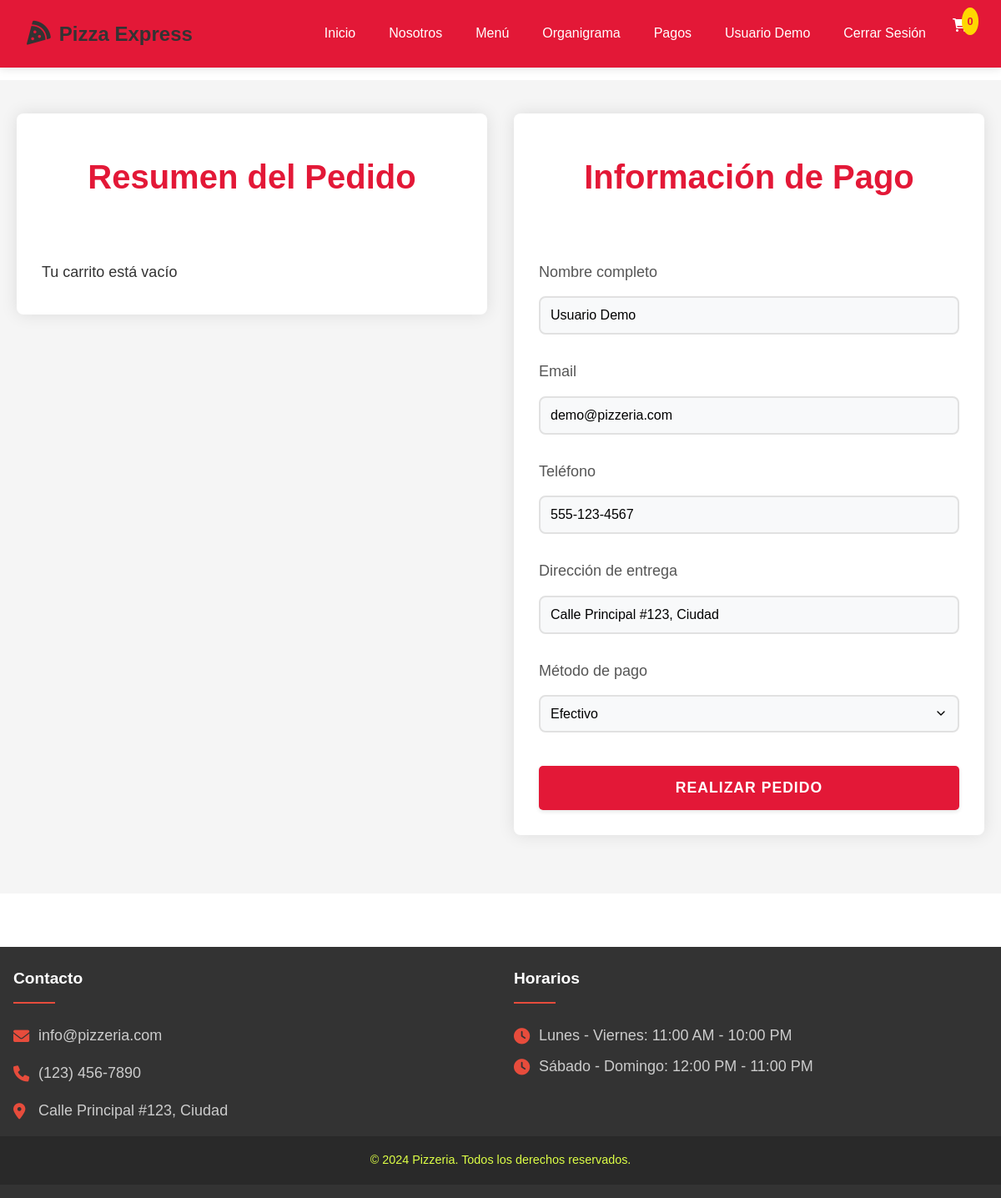
Screenshot of /carrito.php (signed in) with the database file from the repository.
### tables this page shows
CREATE TABLE `usuarios` (
  `id` int(11) NOT NULL,
  `nombre` varchar(255) NOT NULL,
  `email` varchar(255) NOT NULL,
  `password` varchar(255) NOT NULL,
  `telefono` varchar(20) DEFAULT NULL,
  `direccion` text DEFAULT NULL,
  `created_at` timestamp NOT NULL DEFAULT current_timestamp()
);

### carrito.php (the view, shortened to what this page needs)
<?php
require_once 'config/database.php';
$stmt = $pdo->prepare("SELECT * FROM usuarios WHERE id = ?");
$stmt->execute([$_SESSION['usuario_id']]);
$usuario = $stmt->fetch();
?>
<!DOCTYPE html>
<html lang="es">
<head>
    <link rel="stylesheet" href="styles.css">
    <link href="https://cdnjs.cloudflare.com/ajax/libs/font-awesome/6.0.0/css/all.min.css" rel="stylesheet">
</head>
<body>
    <header>
        <nav>
            <div class="logo">
                <i class="fas fa-pizza-slice"></i>
                Pizza Express
            </div>
            <ul>
                <li><a href="index.php">Inicio</a></li>
                <li><a href="index.php#nosotros">Nosotros</a></li>
                <li><a href="index.php#menu">Menú</a></li>
                <li><a href="index.php#organigrama">Organigrama</a></li>
                <li><a href="index.php#pagos">Pagos</a></li>
                <?php if(isset($_SESSION['usuario_id'])): ?>
                    <li><a href="perfil.php"><?php echo htmlspecialchars($_SESSION['usuario_nombre']); ?></a></li>
                    <li><a href="logout.php">Cerrar Sesión</a></li>
                <?php else: ?>
                    <li><a href="login.php">Iniciar Sesión</a></li>
                <?php endif; ?>
                <li class="cart-icon">
                    <a href="carrito.php">
                        <i class="fas fa-shopping-cart"></i>
                        <span class="cart-count"><?php echo count($_SESSION['carrito']); ?></span>
                    </a>
                </li>
            </ul>
        </nav>
    </header>
    <main class="cart-page">
        <section class="cart-summary">
            <h2>Resumen del Pedido</h2>
            <div id="carrito-items">
                <?php if (!empty($_SESSION['carrito'])): ?>
                    <?php foreach ($_SESSION['carrito'] as $index => $item): ?>
                        <div class="cart-item">
                            <div class="item-info">
                                <span class="item-name"><?php echo htmlspecialchars($item['nombre']); ?></span>
                                <div class="quantity-controls">
                                    <button class="quantity-btn" onclick="actualizarCantidad(<?php echo $index; ?>, -1)">-</button>
                                    <span class="item-quantity"><?php echo $item['cantidad']; ?></span>
                                    <button class="quantity-btn" onclick="actualizarCantidad(<?php echo $index; ?>, 1)">+</button>
                                </div>
                                <span class="item-price">$<?php echo number_format($item['precio'] * $item['cantidad'], 2); ?></span>
                                <button class="delete-btn" onclick="eliminarDelCarrito(<?php echo $index; ?>)">
                                    <i class="fas fa-trash"></i>
                                </button>
                            </div>
                        </div>
                    <?php endforeach; ?>
                    <div class="cart-total">
                        <strong>Total:</strong>
                        <span>$<?php echo number_format(array_sum(array_map(function($item) { return $item['precio'] * $item['cantidad']; }, $_SESSION['carrito'])), 2); ?></span>
                    </div>
                <?php else: ?>
                    <p>Tu carrito está vacío</p>
                <?php endif; ?>
            </div>
        </section>
        <section class="payment-form">
            <h2>Información de Pago</h2>
            <form id="payment-form" method="POST" action="carrito.php">
                <div class="form-group">
                    <label for="nombre">Nombre completo</label>
                    <input type="text" id="nombre" name="nombre" value="<?php echo htmlspecialchars($usuario['nombre']); ?>" required>
                </div>
                <div class="form-group">
                    <label for="email">Email</label>
                    <input type="email" id="email" name="email" value="<?php echo htmlspecialchars($usuario['email']); ?>" required>
                </div>
                <div class="form-group">
                    <label for="telefono">Teléfono</label>
                    <input type="tel" id="telefono" name="telefono" value="<?php echo htmlspecialchars($usuario['telefono']); ?>" required>
                </div>
                <div class="form-group">
                    <label for="direccion">Dirección de entrega</label>
                    <input type="text" id="direccion" name="direccion" value="<?php echo htmlspecialchars($usuario['direccion']); ?>" required>
                </div>
                <div class="form-group">
                    <label for="metodo-pago">Método de pago</label>
                    <select id="metodo-pago" name="metodo-pago" required onchange="toggleCardFields()">
                        <option value="efectivo">Efectivo</option>
                    </select>
                </div>
                <button type="submit" class="btn" id="submit-order">Realizar Pedido</button>
            </form>
        </section>
    </main>
    <footer>
        <div class="footer-content">
            <div class="footer-section">
                <h3>Contacto</h3>
                <p><i class="fas fa-envelope"></i> info@pizzeria.com</p>
                <p><i class="fas fa-phone"></i> (123) 456-7890</p>
                <p><i class="fas fa-map-marker-alt"></i> Calle Principal #123, Ciudad</p>
            </div>
            <div class="footer-section">
                <h3>Horarios</h3>
                <div class="hours">
                    <p><i class="fas fa-clock"></i> Lunes - Viernes: 11:00 AM - 10:00 PM</p>
                    <p><i class="fas fa-clock"></i> Sábado - Domingo: 12:00 PM - 11:00 PM</p>
                </div>
            </div>
        </div>
        <div class="footer-bottom">
            <p>&copy; 2024 Pizzeria. Todos los derechos reservados.</p>
        </div>
    </footer>
</body>
</html>

### rows the page displays
usuarios: nombre "Usuario Demo", email "demo@pizzeria.com", telefono "555-123-4567", direccion "Calle Principal #123, Ciudad"

### other values shown
$_SESSION['usuario_nombre'] "Usuario Demo"
count($_SESSION['carrito']) "0"
